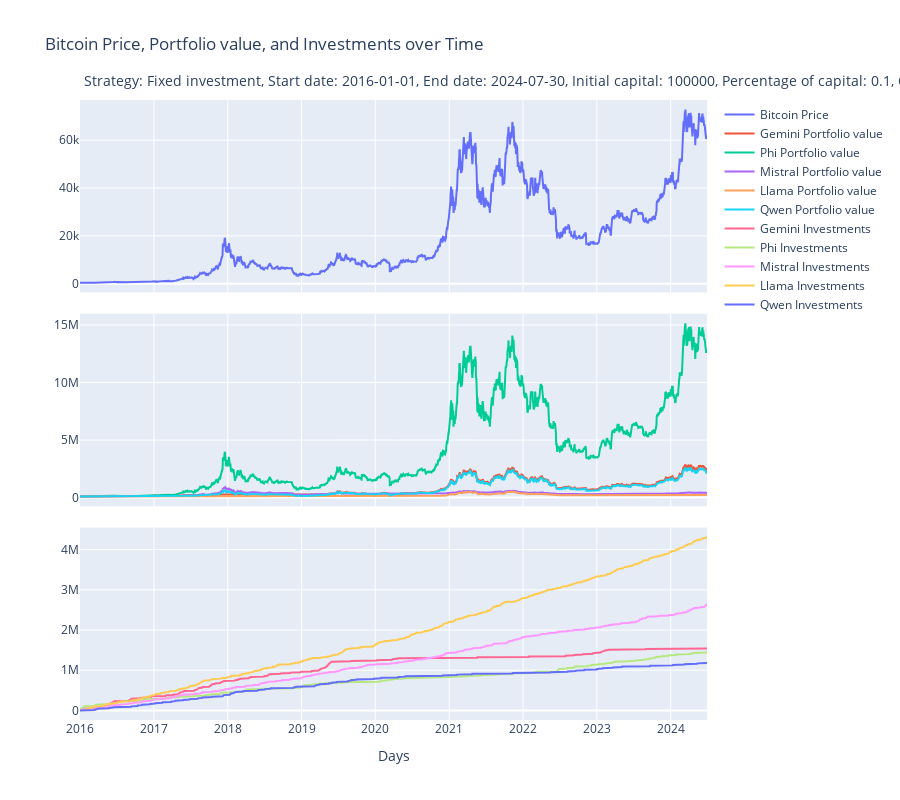

The notebook cell this image was saved under:
### Code cell
# Run the backtest and display the plot
fig, gemini_pnl, gemini_percentage_pnl, gemini_final_balance, phi_pnl, phi_percentage_pnl, phi_final_balance, mistral_pnl, mistral_percentage_pnl, mistral_final_balance, llama_pnl, llama_percentage_pnl, llama_final_balance, qwen_pnl, qwen_percentage_pnl, qwen_final_balance = run_backtest_and_display_plot_all_models(start_date, end_date, initial_capital, consider_commission_rate, commission_rate, strategy, fixed_daily_budget, percentage_daily_budget, daily_budget_selected)

### Figure 1 — Plotly figure (JSON) as saved in the notebook; plotly's stock layout.template omitted (floating-point values rounded to 4 significant figures; data arrays with more than 128 entries replaced by an {"elided": "..."} marker saying what was removed)
{"data": [{"name": "Bitcoin Price", "type": "scatter", "x": {"elided": "3094 str values"}, "xaxis": "x", "y": {"elided": "3094 float values"}, "yaxis": "y"}, {"name": "Gemini Portfolio value", "type": "scatter", "x": {"elided": "3094 str values"}, "xaxis": "x", "y": {"elided": "3094 float values"}, "yaxis": "y2"}, {"name": "Phi Portfolio value", "type": "scatter", "x": {"elided": "3094 str values"}, "xaxis": "x", "y": {"elided": "3094 float values"}, "yaxis": "y2"}, {"name": "Mistral Portfolio value", "type": "scatter", "x": {"elided": "3094 str values"}, "xaxis": "x", "y": {"elided": "3094 float values"}, "yaxis": "y2"}, {"name": "Llama Portfolio value", "type": "scatter", "x": {"elided": "3094 str values"}, "xaxis": "x", "y": {"elided": "3094 float values"}, "yaxis": "y2"}, {"name": "Qwen Portfolio value", "type": "scatter", "x": {"elided": "3094 str values"}, "xaxis": "x", "y": {"elided": "3094 float values"}, "yaxis": "y2"}, {"name": "Gemini Investments", "type": "scatter", "x": {"elided": "3094 str values"}, "xaxis": "x", "y": {"elided": "3094 int values"}, "yaxis": "y3"}, {"name": "Phi Investments", "type": "scatter", "x": {"elided": "3094 str values"}, "xaxis": "x", "y": {"elided": "3094 int values"}, "yaxis": "y3"}, {"name": "Mistral Investments", "type": "scatter", "x": {"elided": "3094 str values"}, "xaxis": "x", "y": {"elided": "3094 int values"}, "yaxis": "y3"}, {"name": "Llama Investments", "type": "scatter", "x": {"elided": "3094 str values"}, "xaxis": "x", "y": {"elided": "3094 int values"}, "yaxis": "y3"}, {"name": "Qwen Investments", "type": "scatter", "x": {"elided": "3094 str values"}, "xaxis": "x", "y": {"elided": "3094 int values"}, "yaxis": "y3"}], "layout": {"annotations": [{"font": {"size": 14}, "showarrow": false, "text": "Strategy: Fixed investment, Start date: 2016-01-01, End date: 2024-07-30, Initial capital: 100000, Percentage of capital: 0.1, Commission rate: 0.01", "x": 0.003, "xref": "paper", "y": 1.05, "yref": "paper"}], "grid": {"columns": 1, "rows": 3}, "height": 800, "hovermode": "x unified", "hoversubplots": "axis", "title": {"text": "Bitcoin Price, Portfolio value, and Investments over Time"}, "xaxis": {"title": {"text": "Days"}}}}
